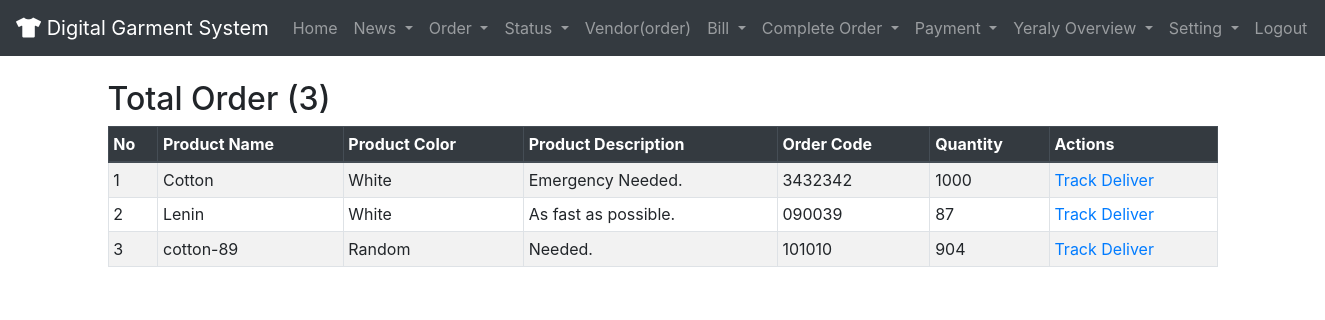
The app's page /procurement/order_list/ (signed in) with its own data.
### procurement/models.py (models this page shows, shortened)
class Sales_Manager(models.Model):
    user = CurrentUserField()
    order_code = models.CharField(max_length=11, blank=True, null=True)
    product_name = models.CharField(max_length=11, blank=True, null=True)
    product_quantity = models.PositiveIntegerField(blank=True, null=True)
    product_picture = models.ImageField(upload_to='image/')
    product_colour = models.CharField(max_length=11, blank=True, null=True)
    description = models.TextField()
    deliverd  = models.BooleanField(default=False,blank=True, null=True)

### controller/decorator.py (the view)
    def wrapper_function(request, *args, **kwargs):
        group=None
        if request.user.groups.exists():
            group = request.user.groups.all()[0].name
        if group=='Employee':
            return view_func(request, *args, **kwargs)
        else:
            return redirect('/')

### accounting/cp.py (called while the page is built)
def yoverview(request):
    q=Completed_Order.objects.values_list('year',flat=True).order_by('year').distinct()
    return({'q':q})

### controller/decorator.py (called while the page is built)
def Employeeonly(view_func):
    def wrapper_function(request, *args, **kwargs):
        group=None
        if request.user.groups.exists():
            group = request.user.groups.all()[0].name
        if group=='Employee':
            return view_func(request, *args, **kwargs)
        else:
            return redirect('/')
    return wrapper_function

### procurement/views.py (called while the page is built)
@Employeeonly
@login_required(login_url="/")
def order_list(request):
    if request.method == 'GET':
        context = {
            'Sales_Manager': Sales_Manager.objects.filter(deliverd=False)
        }
        return render(request, 'show_order.html',context)

### templates/show_order.html (shortened to what this page needs)
{% extends 'base.html' %}
{% load crispy_forms_tags %}
{% block content %}
<div class="container">
{% if Sales_Manager.count < 1 %}
<h2 style="margin-left:40%;">No Order</h2>
{% else %}
<h2>Total Order ({{Sales_Manager.count}})</h2>
<table class="table table-striped table-bordered table-sm">
    <thead class="thead-dark">
    <tr>
        <th>No</th>
        <th>Product Name</th>
        <th>Product Color</th>
        <th>Product Description</th>
        <th>Order Code</th>
        <th>Quantity</th>
        <th>Actions</th>
    </tr>
    </thead>
    <tbody>
        {%for order in Sales_Manager%}
    <tr>
        <td>{{forloop.counter}}</td>
        <td>{{order.product_name}}</td>
        <td>{{order.product_colour}}</td>
        <td>{{order.description}}</td>
        <td>{{order.order_code}}</td>
        <td>{{order.product_quantity}}</td>
        <td>
            <a  href="{%url 'controller:procurement:orderstatuslist' order.id %}" class="button button" width="50%" align="left">Track</a>
            <a href="{%url 'controller:procurement:deliver' order.id%}" class="button1 button1" width="50%" align="right">Deliver</a>
        </td>
    </tr>
     {%endfor%}
    </tbody>
    </table>
{% endif %}
</div>
{% endblock %}

### templates/base.html (style rules this page uses)
body { margin: 0; }

### records on screen
Sales_Manager: product_name "Cotton", product_colour "White", description "Emergency Needed.", order_code "3432342", product_quantity "1000"
Sales_Manager: product_name "Lenin", product_colour "White", description "As fast as possible.", order_code "090039", product_quantity "87"
Sales_Manager: product_name "cotton-89", product_colour "Random", description "Needed.", order_code "101010", product_quantity "904"

### other values on screen
{{ Sales_Manager.count }} "3"
